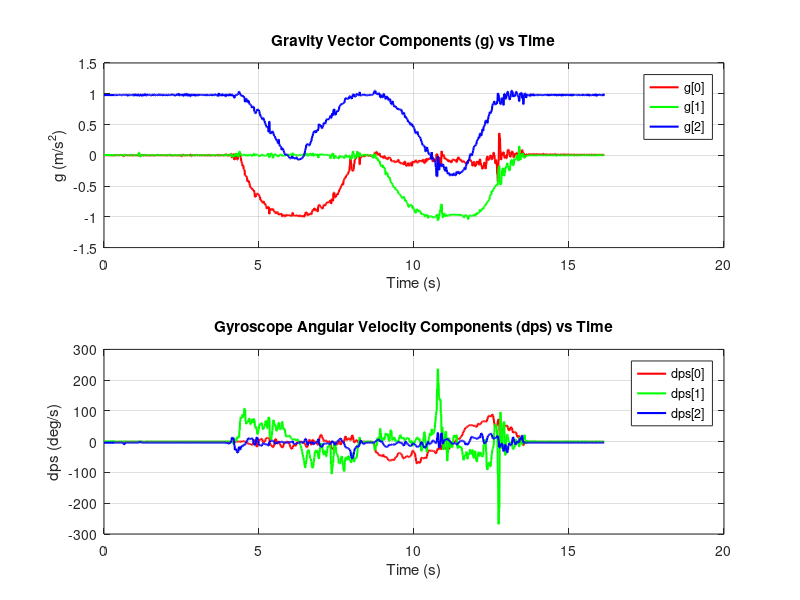

Here is the MATLAB script that generated this plot:
% Load the data from the saved .mat file (if not already in the workspace)
% Uncomment the next line if you are loading the saved data
load('imu_data.mat', 'data');

% Plot gravity (g) vs time
figure;
subplot(2,1,1);
plot(data.time, data.g(:,1), 'r', 'LineWidth', 1.5); hold on;
plot(data.time, data.g(:,2), 'g', 'LineWidth', 1.5);
plot(data.time, data.g(:,3), 'b', 'LineWidth', 1.5);
title('Gravity Vector Components (g) vs Time');
xlabel('Time (s)');
ylabel('g (m/s^2)');
legend('g[0]', 'g[1]', 'g[2]');
grid on;

% Plot angular velocity (dps) vs time
subplot(2,1,2);
plot(data.time, data.dps(:,1), 'r', 'LineWidth', 1.5); hold on;
plot(data.time, data.dps(:,2), 'g', 'LineWidth', 1.5);
plot(data.time, data.dps(:,3), 'b', 'LineWidth', 1.5);
title('Gyroscope Angular Velocity Components (dps) vs Time');
xlabel('Time (s)');
ylabel('dps (deg/s)');
legend('dps[0]', 'dps[1]', 'dps[2]');
grid on;
